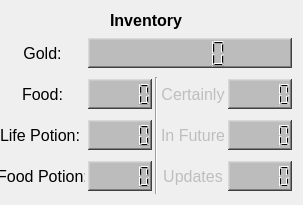
          <widget class="QWidget" name="tabItems">
           <attribute name="title">
            <string>Items</string>
           </attribute>
           <layout class="QGridLayout" name="gridLayout_9">
            <property name="leftMargin">
             <number>0</number>
            </property>
            <property name="horizontalSpacing">
             <number>3</number>
            </property>
            <item row="5" column="0">
             <widget class="QLabel" name="label_21">
              <property name="minimumSize">
               <size>
                <width>0</width>
                <height>35</height>
               </size>
              </property>
              <property name="maximumSize">
               <size>
                <width>85</width>
                <height>16777215</height>
               </size>
              </property>
              <property name="font">
               <font>
                <pointsize>12</pointsize>
                <bold>false</bold>
               </font>
              </property>
              <property name="text">
               <string>Food Potion:</string>
              </property>
              <property name="alignment">
               <set>Qt::AlignCenter</set>
              </property>
             </widget>
            </item>
            <item row="4" column="3">
             <widget class="QLabel" name="label_25">
              <property name="enabled">
               <bool>false</bool>
              </property>
              <property name="minimumSize">
               <size>
                <width>0</width>
                <height>35</height>
               </size>
              </property>
              <property name="maximumSize">
               <size>
                <width>85</width>
                <height>16777215</height>
               </size>
              </property>
              <property name="font">
               <font>
                <pointsize>12</pointsize>
                <bold>false</bold>
               </font>
              </property>
              <property name="text">
               <string>In Future</string>
              </property>
              <property name="alignment">
               <set>Qt::AlignCenter</set>
              </property>
             </widget>
            </item>
            <item row="3" column="1">
             <widget class="QLCDNumber" name="tamerFood">
              <property name="minimumSize">
               <size>
                <width>64</width>
                <height>30</height>
               </size>
              </property>
              <property name="maximumSize">
               <size>
                <width>64</width>
                <height>30</height>
               </size>
              </property>
              <property name="baseSize">
               <size>
                <width>64</width>
                <height>30</height>
               </size>
              </property>
              <property name="font">
               <font>
                <pointsize>12</pointsize>
                <bold>true</bold>
               </font>
              </property>
              <property name="styleSheet">
               <string notr="true">background-color: rgb(188, 188, 188); color: rgb(0, 0, 0);</string>
              </property>
              <property name="frameShape">
               <enum>QFrame::WinPanel</enum>
              </property>
             </widget>
            </item>
            <item row="3" column="2" rowspan="3">
             <widget class="Line" name="line_6">
              <property name="orientation">
               <enum>Qt::Vertical</enum>
              </property>
             </widget>
            </item>
            <item row="5" column="4">
             <widget class="QLCDNumber" name="tamerFood_8">
              <property name="enabled">
               <bool>false</bool>
              </property>
              <property name="minimumSize">
               <size>
                <width>64</width>
                <height>30</height>
               </size>
              </property>
              <property name="maximumSize">
               <size>
                <width>64</width>
                <height>30</height>
               </size>
              </property>
              <property name="baseSize">
               <size>
                <width>64</width>
                <height>30</height>
               </size>
              </property>
              <property name="font">
               <font>
                <pointsize>12</pointsize>
                <bold>true</bold>
               </font>
              </property>
              <property name="styleSheet">
               <string notr="true">background-color: rgb(188, 188, 188); color: rgb(0, 0, 0);</string>
              </property>
              <property name="frameShape">
               <enum>QFrame::WinPanel</enum>
              </property>
             </widget>
            </item>
            <item row="4" column="4">
             <widget class="QLCDNumber" name="tamerFood_7">
              <property name="enabled">
               <bool>false</bool>
              </property>
              <property name="minimumSize">
               <size>
                <width>64</width>
                <height>30</height>
               </size>
              </property>
              <property name="maximumSize">
               <size>
                <width>64</width>
                <height>30</height>
               </size>
              </property>
              <property name="baseSize">
               <size>
                <width>64</width>
                <height>30</height>
               </size>
              </property>
              <property name="font">
               <font>
                <pointsize>12</pointsize>
                <bold>true</bold>
               </font>
              </property>
              <property name="styleSheet">
               <string notr="true">background-color: rgb(188, 188, 188); color: rgb(0, 0, 0);</string>
              </property>
              <property name="frameShape">
               <enum>QFrame::WinPanel</enum>
              </property>
             </widget>
            </item>
            <item row="4" column="1">
             <widget class="QLCDNumber" name="tamerFood_3">
              <property name="minimumSize">
               <size>
                <width>64</width>
                <height>30</height>
               </size>
              </property>
              <property name="maximumSize">
               <size>
                <width>64</width>
                <height>30</height>
               </size>
              </property>
              <property name="baseSize">
               <size>
                <width>64</width>
                <height>30</height>
               </size>
              </property>
              <property name="font">
               <font>
                <pointsize>12</pointsize>
                <bold>true</bold>
               </font>
              </property>
              <property name="styleSheet">
               <string notr="true">background-color: rgb(188, 188, 188); color: rgb(0, 0, 0);</string>
              </property>
              <property name="frameShape">
               <enum>QFrame::WinPanel</enum>
              </property>
             </widget>
            </item>
            <item row="4" column="0">
             <widget class="QLabel" name="label_20">
              <property name="minimumSize">
               <size>
                <width>0</width>
                <height>35</height>
               </size>
              </property>
              <property name="maximumSize">
               <size>
                <width>80</width>
                <height>16777215</height>
               </size>
              </property>
              <property name="font">
               <font>
                <pointsize>12</pointsize>
                <bold>false</bold>
               </font>
              </property>
              <property name="text">
               <string>Life Potion:</string>
              </property>
              <property name="alignment">
               <set>Qt::AlignCenter</set>
              </property>
             </widget>
            </item>
            <item row="1" column="1" colspan="4">
             <widget class="QLCDNumber" name="tamerGold">
              <property name="minimumSize">
               <size>
                <width>0</width>
                <height>30</height>
               </size>
              </property>
              <property name="maximumSize">
               <size>
                <width>16777215</width>
                <height>30</height>
               </size>
              </property>
              <property name="baseSize">
               <size>
                <width>0</width>
                <height>30</height>
               </size>
              </property>
              <property name="font">
               <font>
                <pointsize>12</pointsize>
                <bold>true</bold>
               </font>
              </property>
              <property name="styleSheet">
               <string notr="true">background-color: rgb(188, 188, 188); color: rgb(0, 0, 0);</string>
              </property>
              <property name="frameShape">
               <enum>QFrame::WinPanel</enum>
              </property>
             </widget>
            </item>
            <item row="1" column="0">
             <widget class="QLabel" name="label_16">
              <property name="minimumSize">
               <size>
                <width>0</width>
                <height>35</height>
               </size>
              </property>
              <property name="maximumSize">
               <size>
                <width>85</width>
                <height>16777215</height>
               </size>
              </property>
              <property name="font">
               <font>
                <pointsize>12</pointsize>
                <bold>false</bold>
               </font>
              </property>
              <property name="text">
               <string>Gold:</string>
              </property>
              <property name="alignment">
               <set>Qt::AlignCenter</set>
              </property>
             </widget>
            </item>
            <item row="0" column="0" colspan="5">
             <widget class="QLabel" name="label_26">
              <property name="maximumSize">
               <size>
                <width>16777215</width>
                <height>30</height>
               </size>
              </property>
              <property name="font">
               <font>
                <pointsize>12</pointsize>
                <bold>true</bold>
               </font>
              </property>
              <property name="text">
               <string>Inventory</string>
              </property>
              <property name="alignment">
               <set>Qt::AlignCenter</set>
              </property>
             </widget>
            </item>
            <item row="5" column="1">
             <widget class="QLCDNumber" name="tamerFood_4">
              <property name="minimumSize">
               <size>
                <width>64</width>
                <height>30</height>
               </size>
              </property>
              <property name="maximumSize">
               <size>
                <width>64</width>
                <height>30</height>
               </size>
              </property>
              <property name="baseSize">
               <size>
                <width>64</width>
                <height>30</height>
               </size>
              </property>
              <property name="font">
               <font>
                <pointsize>12</pointsize>
                <bold>true</bold>
               </font>
              </property>
              <property name="styleSheet">
               <string notr="true">background-color: rgb(188, 188, 188); color: rgb(0, 0, 0);</string>
              </property>
              <property name="frameShape">
               <enum>QFrame::WinPanel</enum>
              </property>
             </widget>
            </item>
            <item row="3" column="4">
             <widget class="QLCDNumber" name="tamerFood_6">
              <property name="enabled">
               <bool>false</bool>
              </property>
              <property name="minimumSize">
               <size>
                <width>64</width>
                <height>30</height>
               </size>
              </property>
              <property name="maximumSize">
               <size>
                <width>64</width>
                <height>30</height>
               </size>
              </property>
              <property name="baseSize">
               <size>
                <width>64</width>
                <height>30</height>
               </size>
              </property>
              <property name="font">
               <font>
                <pointsize>12</pointsize>
                <bold>true</bold>
               </font>
              </property>
              <property name="styleSheet">
               <string notr="true">background-color: rgb(188, 188, 188); color: rgb(0, 0, 0);</string>
              </property>
              <property name="frameShape">
               <enum>QFrame::WinPanel</enum>
              </property>
             </widget>
            </item>
            <item row="5" column="3">
             <widget class="QLabel" name="label_22">
              <property name="enabled">
               <bool>false</bool>
              </property>
              <property name="minimumSize">
               <size>
                <width>0</width>
                <height>35</height>
               </size>
              </property>
              <property name="maximumSize">
               <size>
                <width>85</width>
                <height>16777215</height>
               </size>
              </property>
              <property name="font">
               <font>
                <pointsize>12</pointsize>
                <bold>false</bold>
               </font>
              </property>
              <property name="text">
               <string>Updates</string>
              </property>
              <property name="alignment">
               <set>Qt::AlignCenter</set>
              </property>
             </widget>
            </item>
            <item row="3" column="0">
             <widget class="QLabel" name="label_4">
              <property name="minimumSize">
               <size>
                <width>0</width>
                <height>35</height>
               </size>
              </property>
              <property name="maximumSize">
               <size>
                <width>85</width>
                <height>16777215</height>
               </size>
              </property>
              <property name="font">
               <font>
                <pointsize>12</pointsize>
                <bold>false</bold>
               </font>
              </property>
              <property name="text">
               <string>Food:</string>
              </property>
              <property name="alignment">
               <set>Qt::AlignCenter</set>
              </property>
             </widget>
            </item>
            <item row="3" column="3">
             <widget class="QLabel" name="label_23">
              <property name="enabled">
               <bool>false</bool>
              </property>
              <property name="minimumSize">
               <size>
                <width>0</width>
                <height>35</height>
               </size>
              </property>
              <property name="maximumSize">
               <size>
                <width>85</width>
                <height>16777215</height>
               </size>
              </property>
              <property name="font">
               <font>
                <pointsize>12</pointsize>
                <bold>false</bold>
               </font>
              </property>
              <property name="text">
               <string>Certainly</string>
              </property>
              <property name="alignment">
               <set>Qt::AlignCenter</set>
              </property>
             </widget>
            </item>
           </layout>
          </widget>
